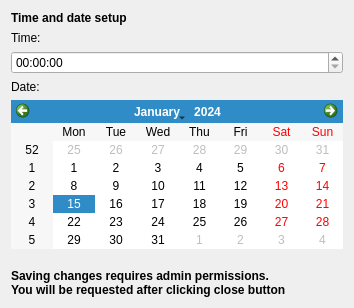
<?xml version="1.0" encoding="UTF-8"?>
<ui version="4.0">
 <class>DateTime</class>
 <widget class="QWidget" name="DateTime">
  <property name="geometry">
   <rect>
    <x>0</x>
    <y>0</y>
    <width>354</width>
    <height>308</height>
   </rect>
  </property>
  <property name="minimumSize">
   <size>
    <width>0</width>
    <height>0</height>
   </size>
  </property>
  <property name="windowTitle">
   <string>Form</string>
  </property>
  <layout class="QVBoxLayout" name="verticalLayout">
   <item>
    <widget class="QLabel" name="label_3">
     <property name="font">
      <font>
       <weight>75</weight>
       <bold>true</bold>
      </font>
     </property>
     <property name="text">
      <string>Time and date setup</string>
     </property>
    </widget>
   </item>
   <item>
    <widget class="QLabel" name="label_time">
     <property name="text">
      <string>Time:</string>
     </property>
    </widget>
   </item>
   <item>
    <widget class="QTimeEdit" name="edit_time">
     <property name="maximumSize">
      <size>
       <width>400</width>
       <height>16777215</height>
      </size>
     </property>
     <property name="currentSection">
      <enum>QDateTimeEdit::HourSection</enum>
     </property>
     <property name="displayFormat">
      <string>HH:mm:ss</string>
     </property>
     <property name="time">
      <time>
       <hour>0</hour>
       <minute>0</minute>
       <second>0</second>
      </time>
     </property>
    </widget>
   </item>
   <item>
    <widget class="QLabel" name="label_2">
     <property name="text">
      <string>Date:</string>
     </property>
    </widget>
   </item>
   <item>
    <widget class="QCalendarWidget" name="calendar">
     <property name="maximumSize">
      <size>
       <width>400</width>
       <height>173</height>
      </size>
     </property>
    </widget>
   </item>
   <item>
    <spacer name="verticalSpacer">
     <property name="orientation">
      <enum>Qt::Vertical</enum>
     </property>
     <property name="sizeHint" stdset="0">
      <size>
       <width>20</width>
       <height>40</height>
      </size>
     </property>
    </spacer>
   </item>
   <item>
    <widget class="QLabel" name="label">
     <property name="font">
      <font>
       <weight>75</weight>
       <bold>true</bold>
      </font>
     </property>
     <property name="text">
      <string>&lt;html&gt;&lt;head/&gt;&lt;body&gt;&lt;p&gt;Saving changes requires admin permissions.&lt;br&gt;You will be requested after clicking close button&lt;/p&gt;&lt;/body&gt;&lt;/html&gt;</string>
     </property>
     <property name="wordWrap">
      <bool>true</bool>
     </property>
    </widget>
   </item>
  </layout>
 </widget>
 <resources/>
 <connections/>
</ui>
